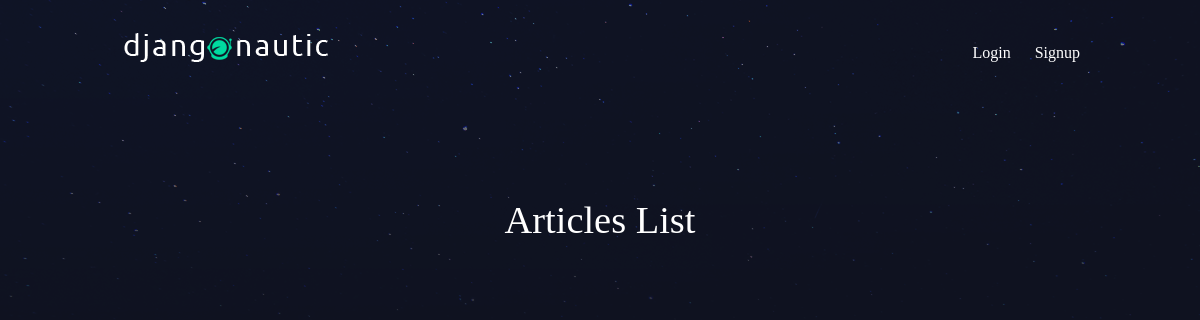
The app's page /, older data.
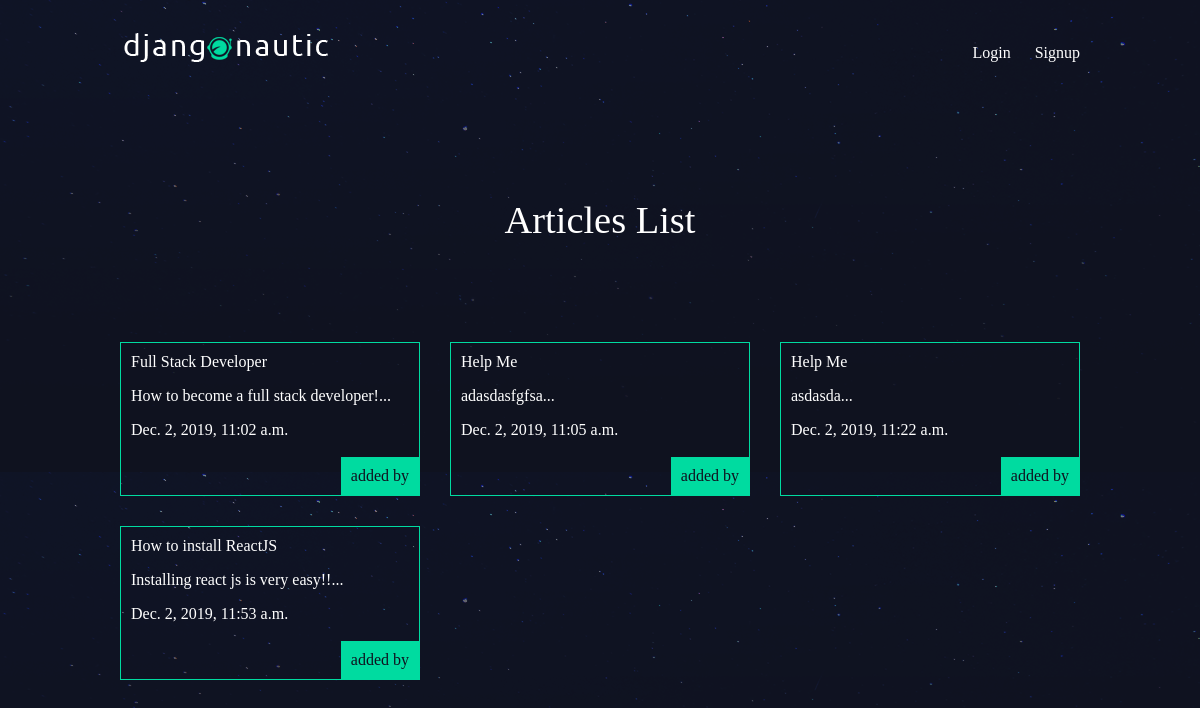
The same page, newer data.
### articles/models.py (models this page shows)
class Articles(models.Model):
    title = models.CharField(max_length=100)
    slug = models.SlugField()
    body = models.TextField()
    created_at = models.DateTimeField(auto_now_add=True)
    thumb = models.ImageField(default='default.png', blank=True)
    author = models.ForeignKey(User, default=None, on_delete=models.CASCADE)
    def snippet(self):
        return self.body[0:50]+"..."

### articles/views.py (the view)
# urls.py: path('', article_view.articleList, name="home"),
def articleList(req):
    data = Articles.objects.all().order_by('created_at')
    return render(req, 'articles/listView.html', {'articles': data})

### articles/templates/articles/listView.html
{% extends "base_layout.html" %} {%block content%}
<h1>Articles List</h1>
<div class="articles">
     {% for data in articles %}
     <div class="article">
          <a href="{% url 'article:detail' slug=data.slug%}">{{data.title}}</a>
          <p>{{data.snippet}}</p>
          <p>{{data.created_at}}</p>
          <p class="author">added by {{ article.author.username }}</p>
     </div>
     {% endfor %}
</div>
{% endblock %}

### djBlog/templates/base_layout.html (shortened to what this page needs)
{% load static from staticfiles%}
<!DOCTYPE html>
<html lang="en">
     <head>
          <link rel="stylesheet" href="{% static 'index.css'%}" />
     </head>
     <body>
          <header class="wrapper">
               <h1>
                    <a href="{% url 'home' %}">
                         <img src="{% static 'logo.png' %}"
                    /></a>
               </h1>
               <nav>
                    <ul>
                         {% if user.is_authenticated %}
                         <li>
                              <form
                                   class="logout-link"
                                   action="{% url 'accounts:logout' %}"
                                   method="POST"
                              >
                                   {% csrf_token %}
                                   <button type="submit">Logout</button>
                              </form>
                         </li>
                         <li>
                              <a href="{% url 'article:create'%}"
                                   >Create A new Article</a
                              >
                         </li>
                         {% else %}
                         <li><a href="{% url 'accounts:login' %}">Login</a></li>
                         <li>
                              <a href="{% url 'accounts:signup'%}">Signup</a>
                         </li>
                         {% endif %}
                    </ul>
               </nav>
          </header>
          <div class="wrapper">
               {% block content%} {% endblock %}
          </div>
     </body>
</html>

### assets/index.css (style rules this page uses)
body { background-color: #0f121f; background-image: url(/static/stars.png); background-repeat-y: no-repeat; color: #fff; }
body * { font-family: Ubuntu; }
h1, h2, h3, h4, h5 { font-weight: normal; margin: 0; }
a, a:hover, a:visited { color: #fff; text-decoration: none; }
.wrapper { max-width: 960px; margin: 0 auto; }
div.wrapper > h1 { text-align: center; margin: 100px auto; font-size: 2.4em; }
header { display: grid; grid-template-columns: 1fr 1fr; padding: 20px 0; }
nav { justify-self: end; }
nav li { display: inline-block; list-style-type: none; margin-left: 20px; }
.articles { display: grid; grid-template-columns: 1fr 1fr 1fr; grid-gap: 30px; }
.article { padding: 10px; border: 1px solid #00dba0; position: relative; padding-bottom: 40px; }
.article .author { padding: 10px; background: #00dba0; position: absolute; right: 0; bottom: 0; margin: 0; color: #0f121f; }

Row changes from the older to the newer data that the page shows:
added Articles: title "Full Stack Developer", snippet "How to become a full stack developer!...", created_at "Dec. 2, 2019, 11:02 a.m."
added Articles: title "Help Me", snippet "adasdasfgfsa...", created_at "Dec. 2, 2019, 11:05 a.m."
added Articles: title "Help Me", snippet "asdasda...", created_at "Dec. 2, 2019, 11:22 a.m."
added Articles: title "How to install ReactJS", snippet "Installing react js is very easy!!...", created_at "Dec. 2, 2019, 11:53 a.m."
